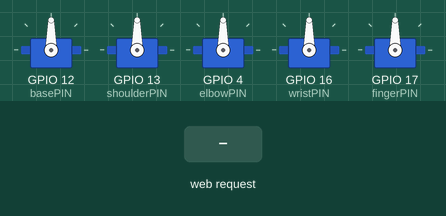
This sketch was run on a simulated ESP32. Parts: 5 × servo. The inputs (shaded band) are chosen by the test bench. What the sketch prints to the serial monitor is not drawn.

Above: at 2.2 s.
2.3 s: HTTP request GET /pick received
At 3.3 s:
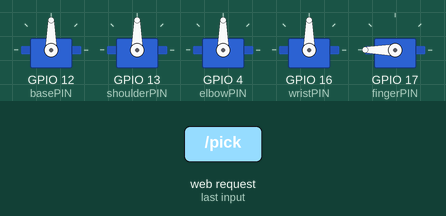
3.8 s: HTTP request GET /move received
At 5.0 s:
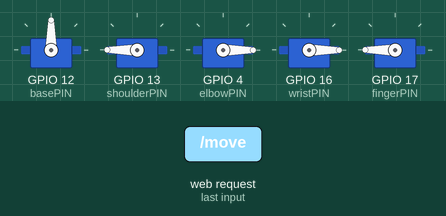
5.3 s: HTTP request GET /release received
At 5.6 s:
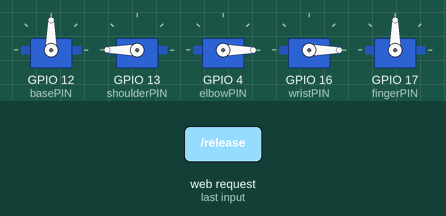
6.8 s: HTTP request GET /joint received
At 8.0 s:
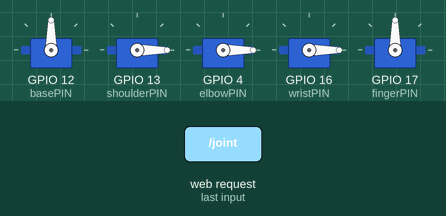
8.3 s: HTTP request GET /pick?j1=IK received
At 9.1 s:
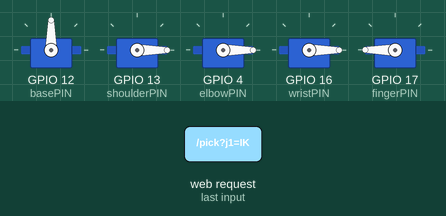
9.8 s: HTTP request GET /joint?j1=120&j2=120&j3=120 received
At 10.2 s:
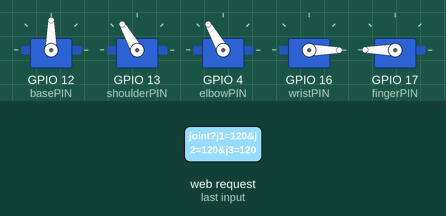
Timing chart, 0 to 12.3 s (numbered marks = the images above; inputs shaded):
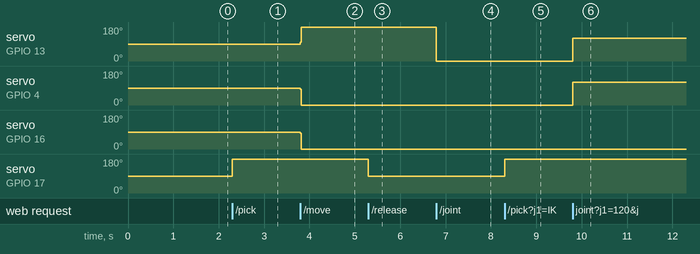

Measured:
- after the input at 2.3 s, servo on GPIO 17 (fingerPIN): 90° → 180° at once
- after the input at 3.8 s, servo on GPIO 13 (shoulderPIN): 90° → 180° at once; servo on GPIO 4 (elbowPIN), servo on GPIO 16 (wristPIN): 90° → 0° at once
- after the input at 5.3 s, servo on GPIO 17 (fingerPIN): 180° → 90° at once
- after the input at 6.8 s, servo on GPIO 13 (shoulderPIN): 180° → 0° at once
- after the input at 8.3 s, servo on GPIO 17 (fingerPIN): 90° → 180° at once
- after the input at 9.8 s, servo on GPIO 13 (shoulderPIN), servo on GPIO 4 (elbowPIN): 0° → 120° at once

The sketch:

OMEN_src.ino
```cpp
#include <ESP32Servo.h>
#include <math.h>
#include <WiFi.h>
#include <WebServer.h>

/*WIFI Credentials*/
const char* ssid = "OMEN";
const char* password = "4DegreesOfFreedom";

// Create WebServer

WebServer server(80);

/* SERVO NAMES */
Servo J1; // Base -> thetab (XY rotation)
Servo J2; // Shoulder -> theta1
Servo J3; // Elbow -> theta2
Servo J4; // Wrist -> theta3
Servo grabservo; // Finger

/* SERVO PINS */
#define basePIN 12
#define shoulderPIN 13
#define elbowPIN 4
#define wristPIN 16
#define fingerPIN 17

/* VARIABLES */
float L1 = 95.00; // PLACEHOLDER // Link lengths in milimeters (mm)
float L2 = 125.00;
float L3 = 91.00;

int move_time = 20; // movement time (ms) threshold for each arm movement -- goes to interpolate function
// requires fine-tuning as of now
double pi = 3.141592653589793; // for calculations later
// Angle Variables
double thetab; // angle var for base
double theta1;
double theta2;
double theta3;

bool isMoving = false;
unsigned long lastMoveTime;

// function declarations
void standardposition();
void grab();
void release();
void moveDirect(int j1, int j2, int j3, int j4);
void IK(int x, int y, int z, int phi);
void move();
void commandArm();
void handleDisplay();
void handleMove();

// work code

void setup() {
  Serial.begin(115200);

  // Build Soft Access Point (softAP)
  WiFi.softAP(ssid,password);

  Serial.println();
  Serial.println("OMEN Network Active!");
  Serial.print("Network name: "); Serial.println(ssid);
  Serial.print("Password: "); Serial.println(password);
  Serial.print("Connect to Wi-Fi and go to: http://");
  Serial.println(WiFi.softAPIP());  // should print 192.168.4.1

  J1.attach(basePIN);
  J2.attach(shoulderPIN);
  J3.attach(elbowPIN);
  J4.attach(wristPIN);
  grabservo.attach(fingerPIN);

  standardposition();
  delay(1000);

// Methods for WebServer
  server.on("/", handleDisplay);
  server.on("/pick", []() { //lambda function basically inplace function
    grab();
  });
  server.on("/release", []() {
    release();
  });
  server.on("/move", []() {
    handleMove();
  });
  server.on("/joint", [] () {
    int j1 = server.arg("j1").toInt();
    int j2 = server.arg("j2").toInt();
    int j3 = server.arg("j3").toInt();
    int j4 = server.arg("j4").toInt();
    moveDirect(j1, j2, j3, j4);
  });
  server.begin();
  Serial.println("Server ready");
}

void loop() {
  server.handleClient();

  if (isMoving && millis() - lastMoveTime >= move_time) {
    isMoving = false;
  }
}

void handleMove() {
  if (!isMoving) {
    commandArm();
    lastMoveTime = millis();
    isMoving = true;
  }
}

// Web Display
void handleDisplay() {
  String html = R"rawliteral(
  <html>
  <head>
    <title> OMEN Control Panel </title>
    <style>
      body {
        background-color: #2D262A;
        color: white;
        font-family: Arial;
        text-align: center;
      }

      /* Slider X block */
      .slider {
      -webkit-appearance: none;
      width: 50%;
      height: 20px;
      background: white;
      border-radius: 5px;
      outline: black;
      opacity: 1;
      transition: opacity 0.2s;
      }

      .slider:hover {
      opacity: 1;
    }

    /* Slider Thumb */
    .slider::-webkit-slider-thumb {
      -webkit-appearance: none;
      appearance: none;
      width: 25px;
      height: 30px;
      background: #FA390E;
      border-radius: 10%;
      cursor: pointer;
    }

    .slider::-moz-range-thumb {
      width: 20px;
      height: 20px;
      background: #4CAF50;
      border-radius: 50%;
      cursor: pointer;
    }
    .preset { /* preset button */
      background-color: #FA390E;
      color: white;
      padding: 10px 20px;
      border: none;
      border-radius: 5px;
      cursor: pointer;

    }
    .button { /* preset button */
      background-color: #85C148;
      color: white;
      padding: 10px 20px;
      border: none;
      border-radius: 5px;
      cursor: pointer;

    }
    </style>
  </head>
  <body>
  <h1>OMEN</h1>
  <label>Control Mode: </label>
  <button id="modeswitch" class="preset"> IK </button>


  <div id="IKControl">
  <h2>X: <span id="valX"> 180 </span> </h2>
  <input type="range" id="myX" min="-335" max="335" value="180" class = "slider">

  <h2>Y: <span id="valY"> 200 </span></h2>
  <input type="range" id="myY" min="0" max="335" value="200" class = "slider">

  <h2>Z: <span id="valZ"> 200 </span></h2>
  <input type="range" id="myZ" min="0" max="335" value="200" class = "slider">

  <h2>Orientation: <span id="valOri"> 0 </span></h2>
  <input type="range" id="myOri" min="-90" max="90" value="0" class = "slider">

  </div>

  <div id="FKControl" style="display:none;">
  <h2>J1 <span id="valJ1"> 90 </span>deg</h2>
  <input type="range" id="myJ1" min="0" max="180" value="90" class = "slider">

  <h2>J2 <span id="valJ2"> 90 </span>deg</h2>
  <input type="range" id="myJ2" min="0" max="180" value="90" class = "slider">

  <h2>J3 <span id="valJ3"> 90 </span>deg</h2>
  <input type="range" id="myJ3" min="0" max="180" value="90" class = "slider">

  <h2>J4 <span id="valJ4"> 90 </span>deg</h2>
  <input type="range" id="myJ4" min="0" max="180" value="90" class = "slider">
  </div>
  <br><br>
  <button class="button" onclick="fetch('/pick')"><h2>Pick</h2></button>
  <button class="button" onclick="fetch('/release')"><h2>Release</h2></button>

  <script>
    let mode = "IK"; // default mode

  const modeSwitch = document.getElementById("modeswitch");
  const IKControl = document.getElementById("IKControl");
  const FKControl = document.getElementById("FKControl");

  // --- Add event listeners for IK sliders ---
  document.querySelectorAll("#IKControl input[type=range]").forEach(slider => {
    slider.addEventListener("input", () => {
      let x = document.getElementById("myX").value;
      let y = document.getElementById("myY").value;
      let z = document.getElementById("myZ").value;
      let ori = document.getElementById("myOri").value;

      // update displayed values
      document.getElementById("valX").innerText = x;
      document.getElementById("valY").innerText = y;
      document.getElementById("valZ").innerText = z;
      document.getElementById("valOri").innerText = ori;

      // send IK command
      fetch(`/move?x=${x}&y=${y}&z=${z}&ori=${ori}`);
    });
  });

  // --- Add event listeners for FK sliders ---
  document.querySelectorAll("#FKControl input[type=range]").forEach(slider => {
    slider.addEventListener("input", () => {
      let j1 = document.getElementById("myJ1").value;
      let j2 = document.getElementById("myJ2").value;
      let j3 = document.getElementById("myJ3").value;
      let j4 = document.getElementById("myJ4").value;

      // update displayed values
      document.getElementById("valJ1").innerText = j1;
      document.getElementById("valJ2").innerText = j2;
      document.getElementById("valJ3").innerText = j3;
      document.getElementById("valJ4").innerText = j4;

      // send FK command
      fetch(`/joint?j1=${j1}&j2=${j2}&j3=${j3}&j4=${j4}`);
    });
  });

  // --- Mode switch button ---
  modeSwitch.addEventListener("click", () => {
    if (mode === "IK") {
      mode = "FK";
      IKControl.style.display = "none";
      FKControl.style.display = "block";
      modeSwitch.innerText = "FK";
    } else {
      mode = "IK";
      IKControl.style.display = "block";
      FKControl.style.display = "none";
      modeSwitch.innerText = "IK";
    }
  });
  </script>
  </body>

  </html>
  )rawliteral";
  server.send(200, "text/html", html);
}

void commandArm() {
    int x = server.arg("x").toInt();
    int y = server.arg("y").toInt();
    int z = server.arg("z").toInt();
    int ori = server.arg("ori").toInt();

    IK(x,y,z,ori);
    move();
  }
  // server.send(200, "text/plain", "Moved");


// Inverse Kinematics Function
void IK(int x, int y, int z, int phi) { // still 2D
// REMEMBER THAT IT IS CALCULATED IN RADIANS
  double phi_rad = phi * PI / 180.0;
  double x_wrist = x - L3*cos(phi_rad); // cannot be int -> will lose precision
  double y_wrist = y - L3*sin(phi_rad);

// THETA2
  double cval = (pow(x_wrist, 2) + pow(y_wrist, 2) - pow(L1, 2) - pow(L2, 2)) / (2*L1*L2);
  // Handle edge cases for arccos domain where -1 =< f(x) =< 1
  if (cval > 1) {
    cval = 1;
  } else if (cval < -1) {
    cval = -1;
  }
  double theta2_rad = -acos(cval); //elbow up +acos || elbow down -acos
// -----------------------

// THETA1
  double A =  L1 + L2*cos(theta2_rad);
  double B = L2 * sin(theta2_rad);
  double theta1_rad = atan2(y_wrist, x_wrist) - atan2(L2*sin(theta2_rad), L1 + L2 * cos(theta2_rad));
  //double theta1_rad = atan2(-B * x_wrist + A * y_wrist , A * x_wrist + B * y_wrist);  alternative equation
//-----------------------

// THETA3
  double theta3_rad = phi_rad - theta2_rad - theta1_rad;
//-----------------------

  //double thetab_rad = atan( z / x );
  // CONVERT TO DEGREES
  //thetab = thetab_rad * 180.0 / pi;
  theta1 = theta1_rad * 180.0 / pi;
  theta2 = theta2_rad * 180.0 / pi;
  theta3 = theta3_rad * 180.0 / pi;

  // take account of offset on J3 and J4 (theta2 & 3)
  //thetab += 90;
  theta1 += 0;
  theta2 += 90;
  theta3 += 90;
  return;
}


// INTERPOLATE FUNCTION
void move() {
  //int i1 = J1.read();
  int i2 = J2.read();
  int i3 = J3.read();
  int i4 = J4.read();

  // angle changes for each servo
  //int d1 = thetab - i1;
  int d2 = theta1 - i2;
  int d3 = theta2 - i3;
  int d4 = theta3 - i4;

  unsigned long init_time = millis();

  unsigned long curr_time;

  while ((curr_time = millis())- init_time < move_time ) {   // See below for loop function explanation
    float t = float(curr_time - init_time) / move_time; // movetime threshold see variable section line 23
    //J1.write(i1 + d1 * t);
    J2.write(i2 + d2 * t);
    J3.write(i3 + d3 * t);
    J4.write(i4 + d4 * t);
  }

  delay(15); // set delay ms

  //rewrite to make sure
  //J1.write(thetab); //-- J1 ignored currently due to math not done
  J2.write(theta1);
  J3.write(theta2);
  J4.write(theta3);
}
/* move() interpolation function block EXPLAINED
variables init_time saves the time when the function was called from millis()
curr_time variable is updated constantly through each loop iteration from millis();
move_time is a threshold for how long one whole movement command takes
variable t is just delta time (dt) / move_time

Jx.write(ix + dx * t) writes new angles to the servo, each servo will move to its target angle at the same exact time as the other servo.
After that, Jx.write(thetax) is rewritten just to make sure it is at the right position.
*/

void moveDirect(int j1, int j2, int j3, int j4) {
  //J1.write(j1);
  J2.write(j2);
  J3.write(j3);
  J4.write(j4);
}

void standardposition() {
  J1.write(90);
  J2.write(90);
  J3.write(90);
  J4.write(90);
  grabservo.write(90);
}

void grab() {
  grabservo.write(180);
  grabservo.detach();
}

void release() {
  grabservo.attach(fingerPIN);
  grabservo.write(90);
}


/* NEXT notes
Interpolate the servos so they all move simultaneously.
0first moving one servo a little, then moving the next one, back and forth until all servos arrive at their destination point.
*/


//Function Dump/Storage for Unused functions
```
